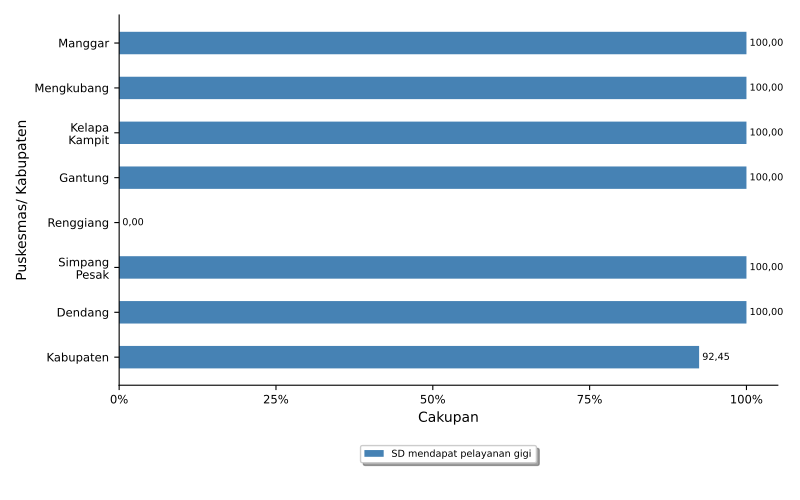

Generate this figure with Python:
import numpy as np
import matplotlib.pyplot as plt
import pandas
from textwrap import wrap
from matplotlib.ticker import FuncFormatter
import locale
# locale.setlocale(locale.LC_ALL, 'id_ID.UTF8')
locale.setlocale(locale.LC_ALL, '')

import sys, os, inspect
currentdir = os.path.dirname(os.path.abspath(inspect.getfile(inspect.currentframe())))
parentdir = os.path.dirname(currentdir)
sys.path.insert(0, parentdir)

berkasData = currentdir +'\\bab_05_27c_dataSDpelayananGigi.csv'
berkasSimpan = currentdir +'\\bab_05_27c_SDpelayananGigi.pdf'
sumbuX = 'Cakupan'
sumbuY = 'Puskesmas/ Kabupaten'
labelBar1 = 'SD mendapat pelayanan gigi'
tickerSumbuX = np.arange(0,110,25)

# read data file
colnames = ['puskesmas','SDpelayananGigi']
data = pandas.read_csv(berkasData, names=colnames, sep=';')
puskesmas = data.puskesmas.tolist()
bar1 = data.SDpelayananGigi.tolist()

ind = np.arange(len(puskesmas))  # the x locations for the groups
width = 0.5       # the width of the bars
widthDL = 0.5      # spacing for data labels

# make bars
fig, ax = plt.subplots()
rects1 = ax.barh(ind, bar1, width, color='steelblue', label=labelBar1)

# add some text for labels, title and axes ticks
# ax.set_title(judulDiagram)
ax.set_xticks(tickerSumbuX)
ax.set_xlabel(sumbuX)
ax.xaxis.set_major_formatter(FuncFormatter(lambda x, pos: "{:n}%".format(x)))

ax.set_yticks(ind)
ax.set_yticklabels(list([ '\n'.join(wrap(l, 10)) for l in puskesmas ]))
ax.invert_yaxis()
ax.set_ylabel(sumbuY)

ax.tick_params(axis='both', which='major', labelsize='small')
ax.spines['top'].set_visible(False)
ax.spines['right'].set_visible(False)

# make legend box
box = ax.get_position()
ax.set_position([box.x0, box.y0 + box.height * 0.1, box.width, box.height * 0.9])
ax.legend(fontsize='x-small', loc='upper center', bbox_to_anchor=(0.5, -0.15), fancybox=True, shadow=True, ncol=3)

# add data label
for i, v in enumerate(bar1):
    ax.text(v + widthDL, i, locale.format_string("%.2f", v), ha='left', va='center', fontsize='x-small')

# finishing
pyrfig = plt.figure(1)
pyrfig.set_figwidth(8)
pyrfig.set_figheight(5)
# tight_layout to make consistent size
# adjust subplot to make room for legend
fig.subplots_adjust(bottom=-0.15)
plt.tight_layout()
plt.savefig(berkasSimpan)
plt.close(pyrfig)
# plt.show()
